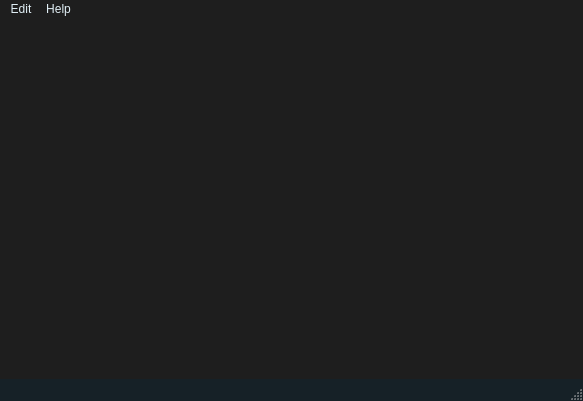
<?xml version="1.0" encoding="UTF-8"?>
<ui version="4.0">
 <class>MainWindow</class>
 <widget class="QMainWindow" name="MainWindow">
  <property name="geometry">
   <rect>
    <x>0</x>
    <y>0</y>
    <width>583</width>
    <height>401</height>
   </rect>
  </property>
  <property name="windowTitle">
   <string>ForgeSort</string>
  </property>
  <property name="styleSheet">
   <string notr="true">QMainWindow {
    background-color: #162127;
}

QWidget#centralwidget {
    background-color: #1e1e1e;
}

QMenuBar {
	background-color: #1e1e1e;
	color: #E0EEF5;
}</string>
  </property>
  <widget class="QWidget" name="centralwidget"/>
  <widget class="QMenuBar" name="menubar">
   <property name="geometry">
    <rect>
     <x>0</x>
     <y>0</y>
     <width>583</width>
     <height>21</height>
    </rect>
   </property>
   <property name="styleSheet">
    <string notr="true">QMainWindow {
    background-color: #1e1e1e;
}</string>
   </property>
   <property name="nativeMenuBar">
    <bool>true</bool>
   </property>
   <widget class="QMenu" name="menuFile">
    <property name="title">
     <string>Edit</string>
    </property>
    <addaction name="actionPreferences"/>
    <addaction name="actionQuit"/>
   </widget>
   <widget class="QMenu" name="menuHelp">
    <property name="title">
     <string>Help</string>
    </property>
    <addaction name="actionAbout"/>
    <addaction name="actionReport_a_Bug"/>
   </widget>
   <addaction name="menuFile"/>
   <addaction name="menuHelp"/>
  </widget>
  <widget class="QStatusBar" name="statusbar"/>
  <action name="actionPreferences">
   <property name="text">
    <string>Preferences</string>
   </property>
  </action>
  <action name="actionQuit">
   <property name="text">
    <string>Quit</string>
   </property>
  </action>
  <action name="actionAbout">
   <property name="text">
    <string>About</string>
   </property>
  </action>
  <action name="actionReport_a_Bug">
   <property name="text">
    <string>Report a Bug</string>
   </property>
  </action>
 </widget>
 <resources/>
 <connections/>
</ui>
